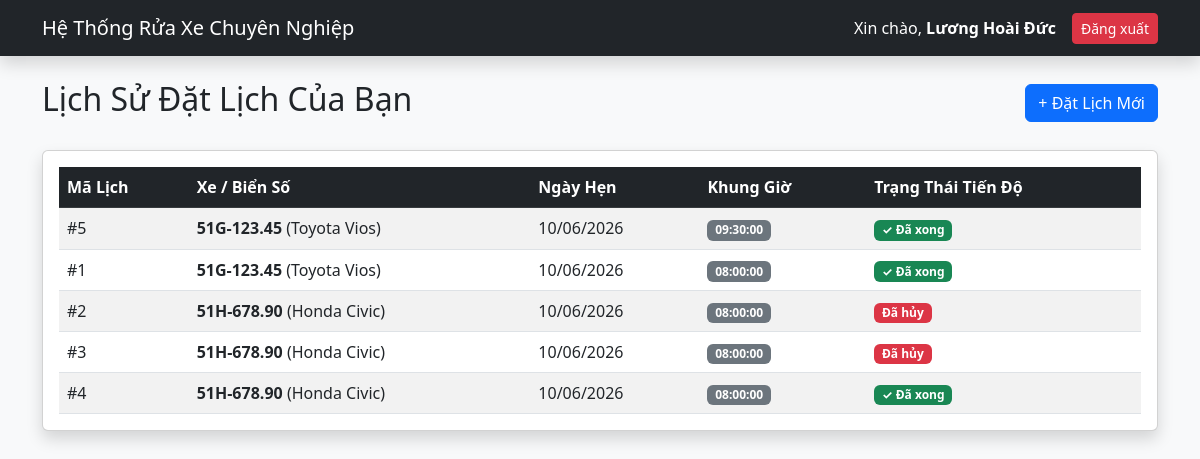
The page /customer/dashboard.php (signed in) on the database its author committed.
### tables this page shows
CREATE TABLE `bookings` (
  `id` int(11) NOT NULL,
  `user_id` int(11) NOT NULL,
  `car_id` int(11) NOT NULL,
  `booking_date` date NOT NULL,
  `booking_time` time NOT NULL,
  `status` enum('Chờ rửa','Đang rửa','Đã xong','Đã hủy') DEFAULT 'Chờ rửa',
  `created_at` timestamp NOT NULL DEFAULT current_timestamp()
);

CREATE TABLE `customer_cars` (
  `id` int(11) NOT NULL,
  `user_id` int(11) NOT NULL,
  `car_type` varchar(20) NOT NULL COMMENT 'Xe 2 banh / Xe 4 banh',
  `brand_name` varchar(50) NOT NULL COMMENT 'Honda, Yamaha, Toyota...',
  `license_plate` varchar(20) NOT NULL,
  `car_model` varchar(50) NOT NULL
);

### customer/dashboard.php (the view, shortened to what this page needs)
<?php
require_once '../config/db.php';
$user_id = $_SESSION['user_id'];
$query = "SELECT b.id, b.booking_date, b.booking_time, b.status, c.license_plate, c.car_model
          FROM bookings b
          JOIN customer_cars c ON b.car_id = c.id
          WHERE b.user_id = ?
          ORDER BY b.booking_date DESC, b.booking_time DESC";
$stmt = $conn->prepare($query);
$stmt->bind_param("i", $user_id);
$stmt->execute();
$bookings_result = $stmt->get_result();
?>
<!DOCTYPE html>
<html lang="vi">
<head>
    <link href="https://cdn.jsdelivr.net/npm/bootstrap@5.3.0/dist/css/bootstrap.min.css" rel="stylesheet">
</head>
<body class="bg-light">
    <nav class="navbar navbar-expand-lg navbar-dark bg-dark shadow">
        <div class="container">
            <a class="navbar-brand" href="#">Hệ Thống Rửa Xe Chuyên Nghiệp</a>
            <div class="d-flex text-white align-items-center">
                <span class="me-3">Xin chào, <strong><?php echo $_SESSION['user_name']; ?></strong></span>
                <a href="../auth/logout.php" class="btn btn-danger btn-sm">Đăng xuất</a>
            </div>
        </div>
    </nav>
    <div class="container mt-4">
        <div class="d-flex justify-content-between align-items-center mb-4">
            <h2>Lịch Sử Đặt Lịch Của Bạn</h2>
            <a href="book.php" class="btn btn-primary">+ Đặt Lịch Mới</a>
        </div>
        <div class="card shadow">
            <div class="card-body">
                <table class="table table-hover table-striped mb-0">
                    <thead class="table-dark">
                        <tr>
                            <th>Mã Lịch</th>
                            <th>Xe / Biển Số</th>
                            <th>Ngày Hẹn</th>
                            <th>Khung Giờ</th>
                            <th>Trạng Thái Tiến Độ</th>
                        </tr>
                    </thead>
                    <tbody>
                        <?php if ($bookings_result->num_rows > 0): ?>
                            <?php while($row = $bookings_result->fetch_assoc()): ?>
                                <tr>
                                    <td>#<?php echo $row['id']; ?></td>
                                    <td><strong><?php echo $row['license_plate']; ?></strong> (<?php echo $row['car_model']; ?>)</td>
                                    <td><?php echo date('d/m/Y', strtotime($row['booking_date'])); ?></td>
                                    <td><span class="badge bg-secondary"><?php echo $row['booking_time']; ?></span></td>
                                    <td>
                                        <?php
                                        if ($row['status'] == 'Chờ rửa') echo '<span class="badge bg-warning text-dark">Chờ rửa</span>';
                                        elseif ($row['status'] == 'Đang rửa') echo '<span class="badge bg-primary">Đang rửa</span>';
                                        elseif ($row['status'] == 'Đã xong') echo '<span class="badge bg-success">✓ Đã xong</span>';
                                        else echo '<span class="badge bg-danger">Đã hủy</span>';
                                        ?>
                                    </td>
                                </tr>
                            <?php endwhile; ?>
                        <?php else: ?>
                            <tr>
                                <td colspan="5" class="text-center text-muted py-4">Bạn chưa có lịch hẹn nào. Hãy bấm "Đặt Lịch Mới" để trải nghiệm dịch vụ!</td>
                            </tr>
                        <?php endif; ?>
                    </tbody>
                </table>
            </div>
        </div>
    </div>
</body>
</html>

### rows shown on the page
bookings: id "5", car.license_plate "51G-123.45", car.car_model "Toyota Vios", booking_date "10/06/2026", booking_time "09:30:00", status "✓ Đã xong"
bookings: id "1", car.license_plate "51G-123.45", car.car_model "Toyota Vios", booking_date "10/06/2026", booking_time "08:00:00", status "✓ Đã xong"
bookings: id "2", car.license_plate "51H-678.90", car.car_model "Honda Civic", booking_date "10/06/2026", booking_time "08:00:00", status "Đã hủy"
bookings: id "3", car.license_plate "51H-678.90", car.car_model "Honda Civic", booking_date "10/06/2026", booking_time "08:00:00", status "Đã hủy"
bookings: id "4", car.license_plate "51H-678.90", car.car_model "Honda Civic", booking_date "10/06/2026", booking_time "08:00:00", status "✓ Đã xong"

### other values the page prints
$_SESSION['user_name'] "Lương Hoài Đức"
